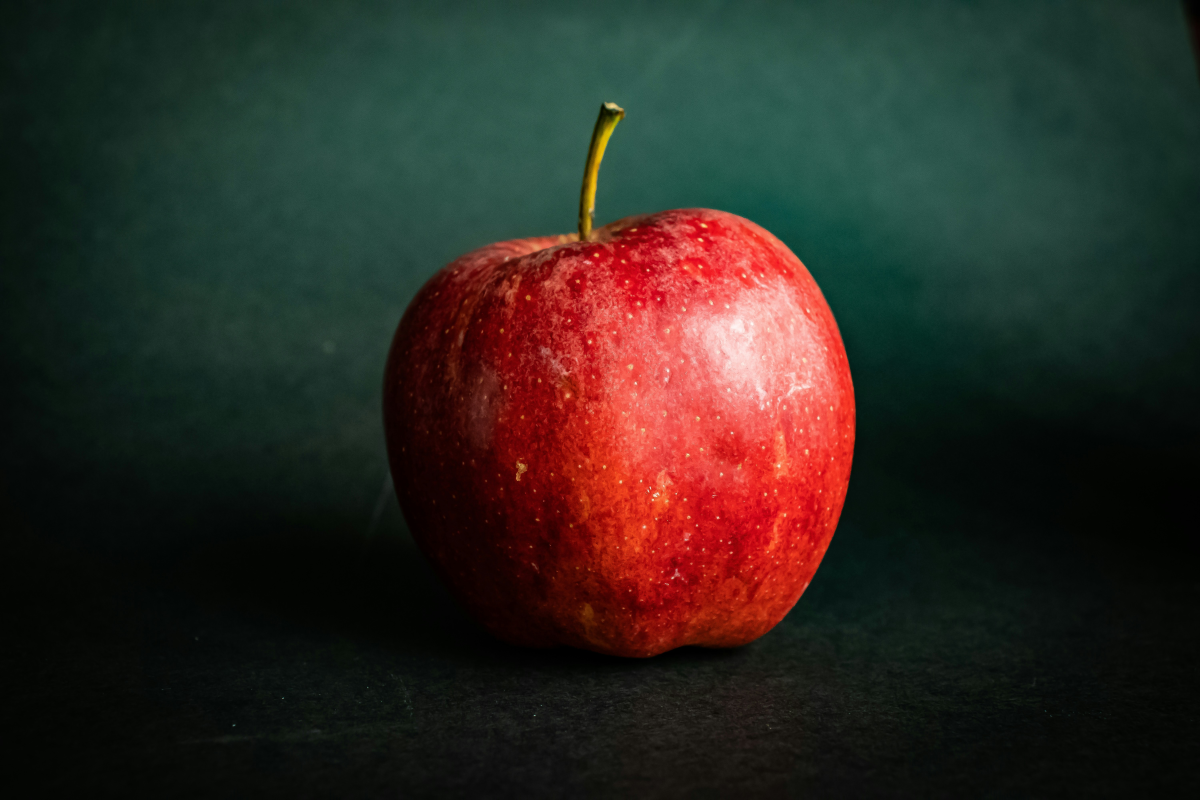
#> input picture Images/apple.jpg, 6000 x 4000 px, found by its file name (shown at 1/5 size); its folder holds 4 pictures in this run
$ python resize.py
#> lines starting #> are read from the running program, lines starting #| are printed output that depends on the picture
import os
import cv2

source_directory = "/home/saladbot/eceproject/ECE4300_FinalProject/Images/"
destination_directory = "/home/saladbot/eceproject/ECE4300_FinalProject/Images/RESIZEDone"

target_width = 1600
target_height = 1200
files = os.listdir(source_directory)

start_time = cv2.getTickCount()

for filename in files:
    if filename.endswith(('.jpg', '.jpeg', '.png', '.bmp', '.gif')):
        image = cv2.imread(os.path.join(source_directory, filename))
#> image is the input picture: shape (4000, 6000, 3); mean B, G, R 34.1, 40.5, 45.7

        if image is not None:
            resized_image = cv2.resize(image, (target_width, target_height))
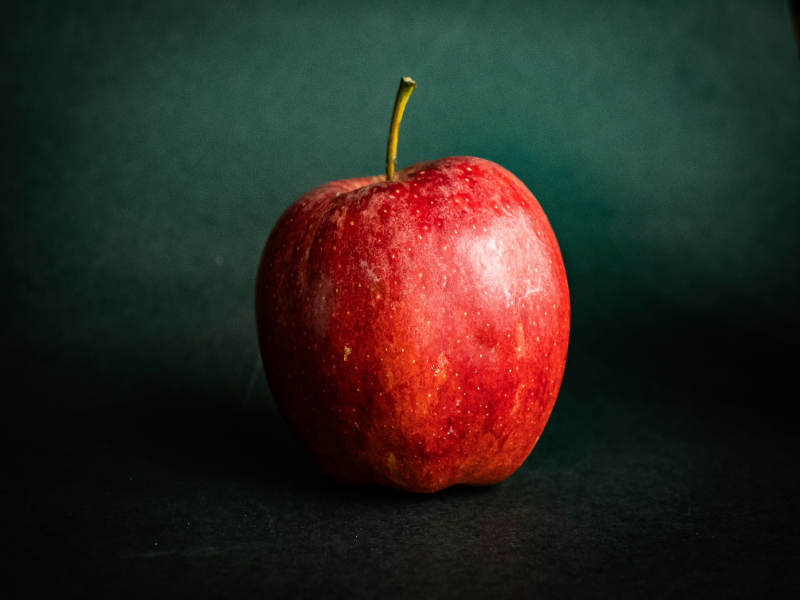
#> resized_image: shape (1200, 1600, 3) (shown at 1/2 size); mean B, G, R 34.1, 40.4, 45.7
            destination_path = os.path.join(destination_directory, filename)
            cv2.imwrite(destination_path, resized_image)

            print(f'Resized and saved: {destination_path}')
#> pass 2 of the loop `for filename in files:`:
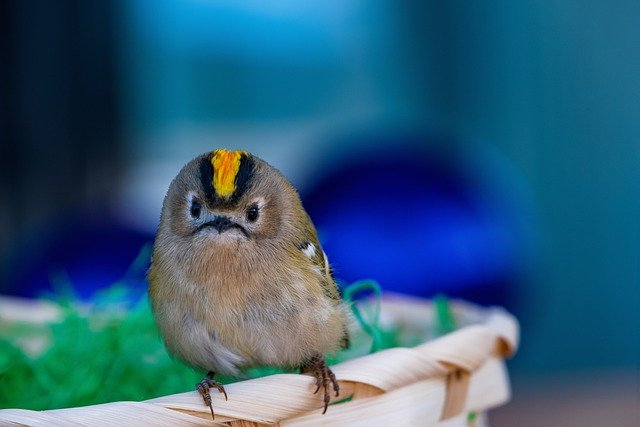
#> input picture Images/bird.jpg, 640 x 427 px, found by its file name
#> image is the input picture: shape (427, 640, 3); mean B, G, R 121.8, 93.6, 47.6
#> `resized_image = cv2.resize(image, (target_width, target_height))`:
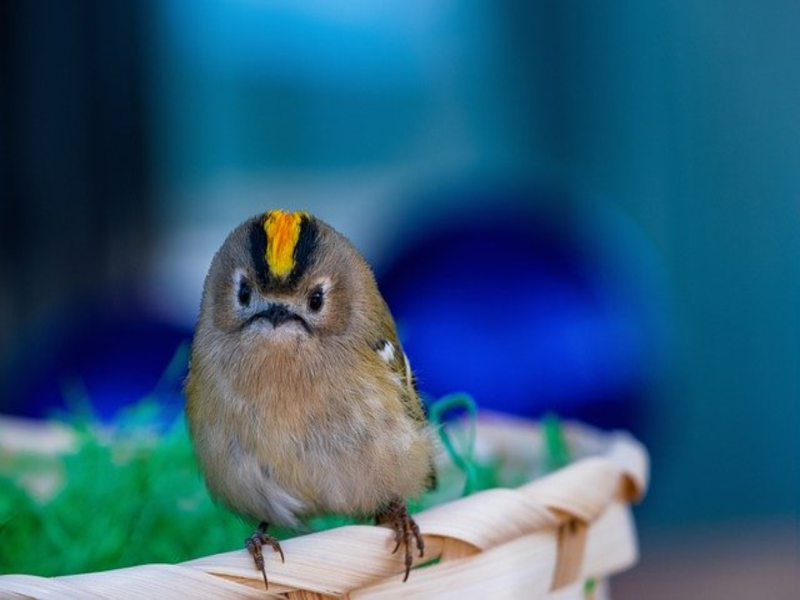
#> resized_image: shape (1200, 1600, 3) (shown at 1/2 size); mean B, G, R 121.7, 93.5, 47.5
#> pass 3 of the loop `for filename in files:`:
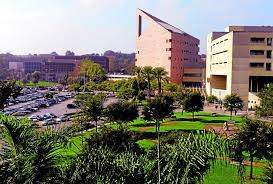
#> input picture Images/calpoly.jpg, 273 x 184 px, found by its file name
#> image is the input picture: shape (184, 273, 3); mean B, G, R 107.9, 121.3, 123.4
#> `resized_image = cv2.resize(image, (target_width, target_height))`:
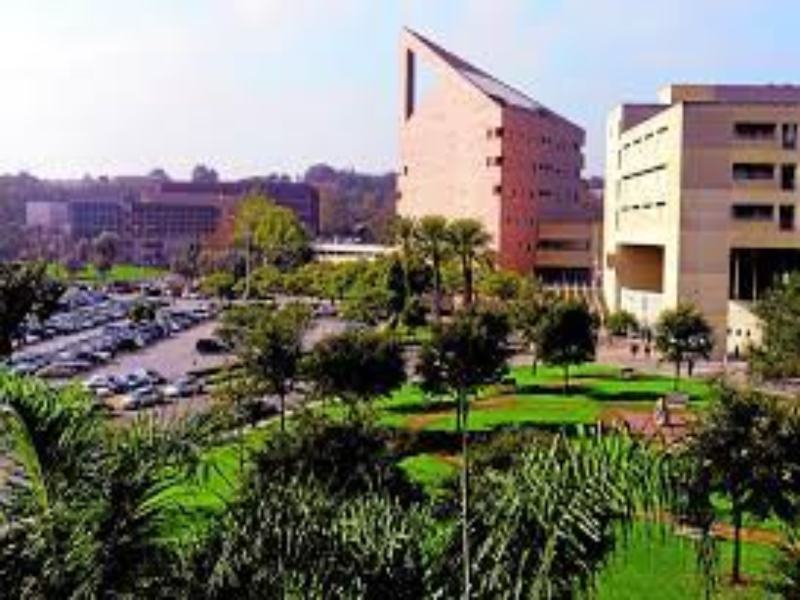
#> resized_image: shape (1200, 1600, 3) (shown at 1/2 size); mean B, G, R 107.8, 121.2, 123.3
#> the loop made 4 passes; the first 3 are shown

end_time = cv2.getTickCount()
execution_time = (end_time - start_time) / cv2.getTickFrequency()

print(f"Execution Time: {execution_time} seconds")
